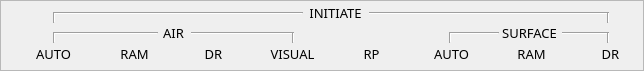
      <widget class="QFrame" name="frame">
       <property name="frameShape">
        <enum>QFrame::StyledPanel</enum>
       </property>
       <property name="frameShadow">
        <enum>QFrame::Raised</enum>
       </property>
       <widget class="QLabel" name="label">
        <property name="geometry">
         <rect>
          <x>310</x>
          <y>5</y>
          <width>51</width>
          <height>16</height>
         </rect>
        </property>
        <property name="font">
         <font>
          <family>Bahnschrift</family>
          <pointsize>10</pointsize>
         </font>
        </property>
        <property name="text">
         <string>INITIATE</string>
        </property>
        <property name="alignment">
         <set>Qt::AlignCenter</set>
        </property>
       </widget>
       <widget class="QLabel" name="label_2">
        <property name="geometry">
         <rect>
          <x>29</x>
          <y>46</y>
          <width>49</width>
          <height>16</height>
         </rect>
        </property>
        <property name="font">
         <font>
          <family>Bahnschrift</family>
          <pointsize>10</pointsize>
         </font>
        </property>
        <property name="text">
         <string>AUTO</string>
        </property>
        <property name="alignment">
         <set>Qt::AlignCenter</set>
        </property>
       </widget>
       <widget class="QLabel" name="label_3">
        <property name="geometry">
         <rect>
          <x>110</x>
          <y>46</y>
          <width>49</width>
          <height>16</height>
         </rect>
        </property>
        <property name="font">
         <font>
          <family>Bahnschrift</family>
          <pointsize>10</pointsize>
         </font>
        </property>
        <property name="text">
         <string>RAM</string>
        </property>
        <property name="alignment">
         <set>Qt::AlignCenter</set>
        </property>
       </widget>
       <widget class="QLabel" name="label_4">
        <property name="geometry">
         <rect>
          <x>189</x>
          <y>46</y>
          <width>49</width>
          <height>16</height>
         </rect>
        </property>
        <property name="font">
         <font>
          <family>Bahnschrift</family>
          <pointsize>10</pointsize>
         </font>
        </property>
        <property name="text">
         <string>DR</string>
        </property>
        <property name="alignment">
         <set>Qt::AlignCenter</set>
        </property>
       </widget>
       <widget class="QLabel" name="label_5">
        <property name="geometry">
         <rect>
          <x>268</x>
          <y>46</y>
          <width>49</width>
          <height>16</height>
         </rect>
        </property>
        <property name="font">
         <font>
          <family>Bahnschrift</family>
          <pointsize>10</pointsize>
         </font>
        </property>
        <property name="text">
         <string>VISUAL</string>
        </property>
        <property name="alignment">
         <set>Qt::AlignCenter</set>
        </property>
       </widget>
       <widget class="QLabel" name="label_6">
        <property name="geometry">
         <rect>
          <x>347</x>
          <y>46</y>
          <width>49</width>
          <height>16</height>
         </rect>
        </property>
        <property name="font">
         <font>
          <family>Bahnschrift</family>
          <pointsize>10</pointsize>
         </font>
        </property>
        <property name="text">
         <string>RP</string>
        </property>
        <property name="alignment">
         <set>Qt::AlignCenter</set>
        </property>
       </widget>
       <widget class="QLabel" name="label_7">
        <property name="geometry">
         <rect>
          <x>427</x>
          <y>46</y>
          <width>49</width>
          <height>16</height>
         </rect>
        </property>
        <property name="font">
         <font>
          <family>Bahnschrift</family>
          <pointsize>10</pointsize>
         </font>
        </property>
        <property name="text">
         <string>AUTO</string>
        </property>
        <property name="alignment">
         <set>Qt::AlignCenter</set>
        </property>
       </widget>
       <widget class="QLabel" name="label_8">
        <property name="geometry">
         <rect>
          <x>507</x>
          <y>46</y>
          <width>49</width>
          <height>16</height>
         </rect>
        </property>
        <property name="font">
         <font>
          <family>Bahnschrift</family>
          <pointsize>10</pointsize>
         </font>
        </property>
        <property name="text">
         <string>RAM</string>
        </property>
        <property name="alignment">
         <set>Qt::AlignCenter</set>
        </property>
       </widget>
       <widget class="QLabel" name="label_9">
        <property name="geometry">
         <rect>
          <x>586</x>
          <y>46</y>
          <width>49</width>
          <height>16</height>
         </rect>
        </property>
        <property name="font">
         <font>
          <family>Bahnschrift</family>
          <pointsize>10</pointsize>
         </font>
        </property>
        <property name="text">
         <string>DR</string>
        </property>
        <property name="alignment">
         <set>Qt::AlignCenter</set>
        </property>
       </widget>
       <widget class="Line" name="line">
        <property name="geometry">
         <rect>
          <x>53</x>
          <y>5</y>
          <width>250</width>
          <height>16</height>
         </rect>
        </property>
        <property name="orientation">
         <enum>Qt::Horizontal</enum>
        </property>
       </widget>
       <widget class="Line" name="line_2">
        <property name="geometry">
         <rect>
          <x>369</x>
          <y>5</y>
          <width>240</width>
          <height>16</height>
         </rect>
        </property>
        <property name="orientation">
         <enum>Qt::Horizontal</enum>
        </property>
       </widget>
       <widget class="QLabel" name="label_10">
        <property name="geometry">
         <rect>
          <x>148</x>
          <y>25</y>
          <width>51</width>
          <height>16</height>
         </rect>
        </property>
        <property name="font">
         <font>
          <family>Bahnschrift</family>
          <pointsize>10</pointsize>
         </font>
        </property>
        <property name="text">
         <string>AIR</string>
        </property>
        <property name="alignment">
         <set>Qt::AlignCenter</set>
        </property>
       </widget>
       <widget class="QLabel" name="label_11">
        <property name="geometry">
         <rect>
          <x>502</x>
          <y>25</y>
          <width>55</width>
          <height>16</height>
         </rect>
        </property>
        <property name="font">
         <font>
          <family>Bahnschrift</family>
          <pointsize>10</pointsize>
         </font>
        </property>
        <property name="text">
         <string>SURFACE</string>
        </property>
        <property name="alignment">
         <set>Qt::AlignCenter</set>
        </property>
       </widget>
       <widget class="Line" name="line_3">
        <property name="geometry">
         <rect>
          <x>450</x>
          <y>25</y>
          <width>49</width>
          <height>16</height>
         </rect>
        </property>
        <property name="orientation">
         <enum>Qt::Horizontal</enum>
        </property>
       </widget>
       <widget class="Line" name="line_4">
        <property name="geometry">
         <rect>
          <x>562</x>
          <y>25</y>
          <width>47</width>
          <height>16</height>
         </rect>
        </property>
        <property name="orientation">
         <enum>Qt::Horizontal</enum>
        </property>
       </widget>
       <widget class="Line" name="line_5">
        <property name="geometry">
         <rect>
          <x>191</x>
          <y>25</y>
          <width>103</width>
          <height>16</height>
         </rect>
        </property>
        <property name="orientation">
         <enum>Qt::Horizontal</enum>
        </property>
       </widget>
       <widget class="Line" name="line_6">
        <property name="geometry">
         <rect>
          <x>53</x>
          <y>25</y>
          <width>105</width>
          <height>16</height>
         </rect>
        </property>
        <property name="orientation">
         <enum>Qt::Horizontal</enum>
        </property>
       </widget>
       <widget class="Line" name="line_7">
        <property name="geometry">
         <rect>
          <x>291</x>
          <y>32</y>
          <width>5</width>
          <height>11</height>
         </rect>
        </property>
        <property name="orientation">
         <enum>Qt::Vertical</enum>
        </property>
       </widget>
       <widget class="Line" name="line_8">
        <property name="geometry">
         <rect>
          <x>52</x>
          <y>32</y>
          <width>5</width>
          <height>11</height>
         </rect>
        </property>
        <property name="orientation">
         <enum>Qt::Vertical</enum>
        </property>
       </widget>
       <widget class="Line" name="line_9">
        <property name="geometry">
         <rect>
          <x>52</x>
          <y>12</y>
          <width>5</width>
          <height>11</height>
         </rect>
        </property>
        <property name="orientation">
         <enum>Qt::Vertical</enum>
        </property>
       </widget>
       <widget class="Line" name="line_10">
        <property name="geometry">
         <rect>
          <x>606</x>
          <y>12</y>
          <width>5</width>
          <height>11</height>
         </rect>
        </property>
        <property name="orientation">
         <enum>Qt::Vertical</enum>
        </property>
       </widget>
       <widget class="Line" name="line_11">
        <property name="geometry">
         <rect>
          <x>606</x>
          <y>32</y>
          <width>5</width>
          <height>11</height>
         </rect>
        </property>
        <property name="orientation">
         <enum>Qt::Vertical</enum>
        </property>
       </widget>
       <widget class="Line" name="line_12">
        <property name="geometry">
         <rect>
          <x>448</x>
          <y>32</y>
          <width>5</width>
          <height>11</height>
         </rect>
        </property>
        <property name="orientation">
         <enum>Qt::Vertical</enum>
        </property>
       </widget>
      </widget>
